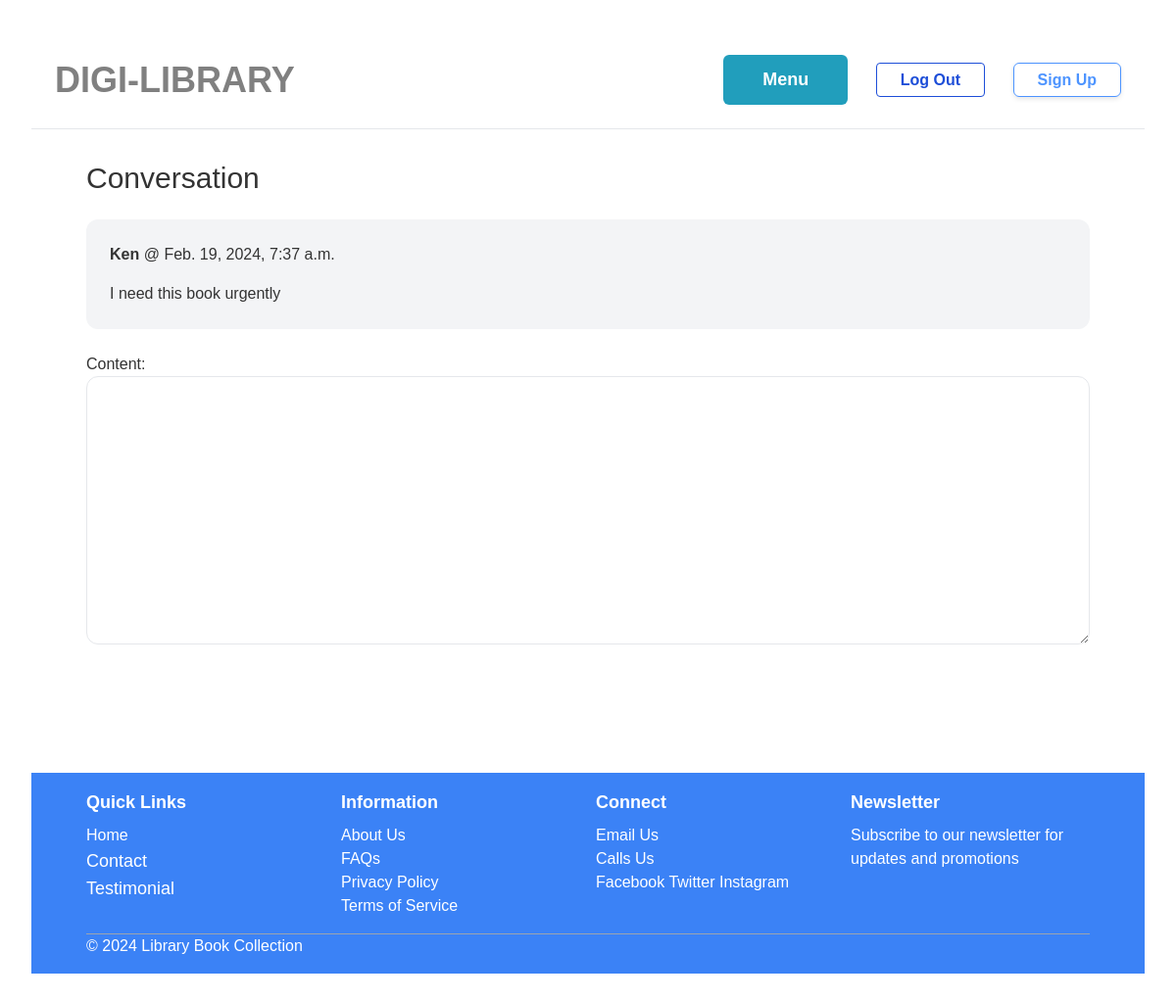
The page /conversation/2/ (signed in) on the database its author committed.
### conversation/models.py (models this page shows)
class ConversationMessage(models.Model):
    conversation = models.ForeignKey(Conversation, related_name='messages', on_delete=models.CASCADE)
    content = models.TextField()
    created_at = models.DateTimeField(auto_now_add=True)
    created_by = models.ForeignKey(User, related_name='created_messages', on_delete=models.CASCADE)

### conversation/views.py (the view)
# urls.py: path('<int:pk>/', views.detail, name='detail'),
@login_required
def detail(request, pk):
    conversation = Conversation.objects.filter(members__in=[request.user.id]).get(pk=pk)
    if request.method == 'POST':
        form = ConversationMessageForm(request.POST)
        if form.is_valid():
            conversation_message = form.save(commit=False)
            conversation_message.conversation = conversation
            conversation_message.created_by = request.user
            conversation_message.save()
            conversation.save()
            return redirect('conversation:detail', pk=pk)
    else:
        form = ConversationMessageForm()
    return render(request, 'conversation/detail.html', {
        'conversation': conversation,
        'form': form
    })

### conversation/forms.py
class ConversationMessageForm(forms.ModelForm):
    class Meta:
        model = ConversationMessage
        fields = ('content',)
        widgets = {
            'content': forms.Textarea(attrs={
                'class': 'w-full py-4 px-6 rounded-xl border'
            })
        }

### conversation/templates/conversation/detail.html (shortened to what this page needs)
{% extends 'books/base.html' %}
{% block content %}
<h1 class="mb-6 text-3xl">Conversation</h1>
<div class="space-y-6">
    {% for message in conversation.messages.all %}
        <div class="p-6 flex {% if message.created_by == request.user %}bg-blue-100{% else %}bg-gray-100{% endif %} rounded-xl">
            <div>
                <p class="mb-4"><strong>{{ message.created_by.username }}</strong> @ {{ message.created_at }}</p>
                <p>{{ message.content }}</p>
            </div>
        </div>
    {% endfor %}
</div>
<form method="post" action="." class="mt-6">
    {{ form.as_p }}
    <button class="py-4 px-8 text-lg bg-teal-500 hover:bg-teal-700 rounded-xl text-white">Send</button>
</form>
{% endblock %}

### rows shown on the page
ConversationMessage: created_by.username "Ken", created_at "Feb. 19, 2024, 7:37 a.m.", content "I need this book urgently"
